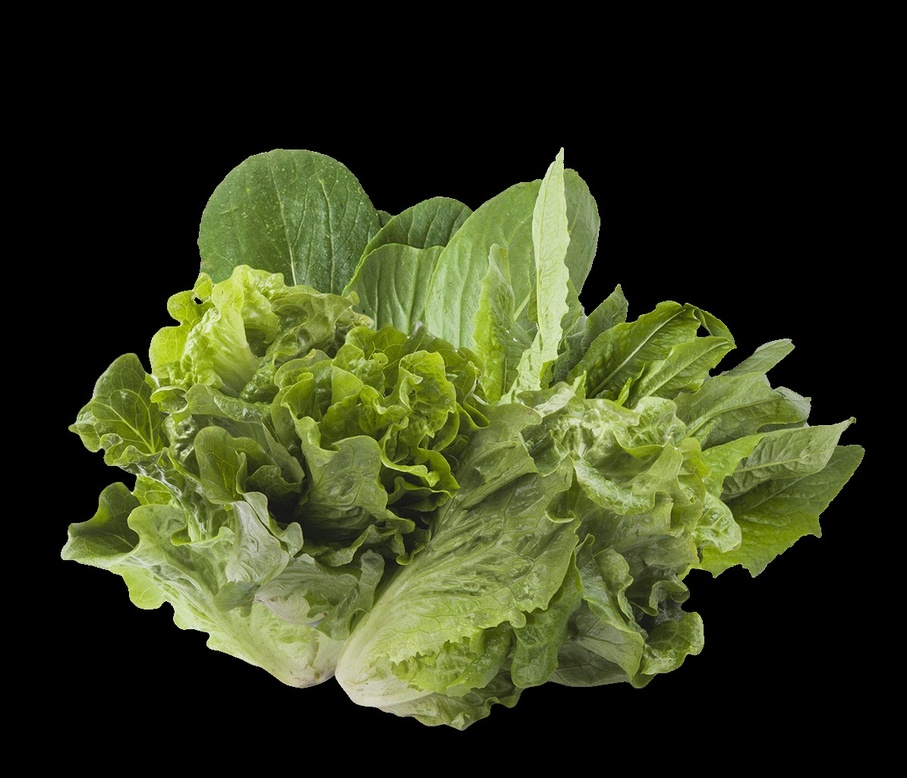
#> input picture panasonic_v1/assets/lettuce image_1336005.jpg, 907 x 778 px, shrunk from 1195 x 1025 before the run
$ python -i camera_script.py   (imports and definitions only)
#> lines starting #> are read from the running program, lines starting #| are printed output that depends on the picture; after the words box and inside, x2 and y2 are one past the last pixel; in counts of white or black regions, pixels touching at a corner belong together
import matplotlib.pyplot as plt
import itertools

from functools import reduce
import os
import numpy as np
import cv2
#from kmeans import kmeans_mass_function
from scipy.ndimage.filters import median_filter
from sklearn.cluster import KMeans
import time
import math

def kmeans_clustering(img, k=2):
    kmeans = KMeans(n_clusters=k).fit(img.flatten().reshape(-1, 1))
    cluster_centers = kmeans.cluster_centers_.squeeze(1)
    labels = kmeans.labels_
    labels = [cluster_centers[label] for label in labels]
    clustered_img = np.array(labels).reshape(img.shape)
    return clustered_img, cluster_centers, labels

def kmeans_mass_function(datapoints):
    kmeans_since = time.time()
    clustered_points, cluster_centers, labels = kmeans_clustering(datapoints)
    kmeans_duration = time.time() - kmeans_since
    print(f"Kmeans clustering ran for {kmeans_duration}s")

    gaussian_since = time.time()
    gaussian_datapoints_for_all_subset_clusters, cluster_set = convert_to_gaussian_for_all_subsets_in_clusters(datapoints, labels, cluster_centers)
    gaussian_conversion_duration = time.time() - gaussian_since
    print(f"Gaussian conversion ran for {gaussian_conversion_duration}s")
    #TODO: Do we really want to output the frame of discernment along with the mass function?
    return gaussian_datapoints_for_all_subset_clusters, cluster_set

def convert_to_gaussian_for_all_subsets_in_clusters(img, img_labels, clusters):
    '''
    Args:
        img: original image
        img_labels: image pixel elements are cluster index
        clusters: clusters of interest to convert to gaussian
    Returns:
        gaussian_img_for_all_subsets_windowed
        cluster_set: A.K.A frame of discernments
    '''
    # Combinations of cluster in clusters from i=1 to len(clusters)
    cluster_set = _set_combinations(clusters)

    # TODO: Is there a better way to index the clusters
    # img_labels = convert_labels2idx(img_labels, clusters)

    sigmas = {}
    means = {}
    gaussian_img_for_all_subsets = []
    for cs in cluster_set:
        gaussian_img, sigmas, means = convert_to_gaussian_for_subset(img.flatten().reshape(-1, 1), img_labels, cs, sigmas, means)
        gaussian_img_for_all_subsets.append(gaussian_img.reshape(img.shape))
    # TODO: separate window mean function?
    gaussian_img_for_all_subsets_windowed = [apply_window_mean(gaussian_img).reshape(-1, 1) for gaussian_img in gaussian_img_for_all_subsets]
    gaussian_img_for_all_subsets_windowed = np.stack(gaussian_img_for_all_subsets_windowed)
    return gaussian_img_for_all_subsets_windowed, cluster_set

def convert_to_gaussian_for_subset(img, img_labels, subset, sigmas, means):
    for s in subset:
        if sigmas.get(s) and means.get(s):
            mean = means.get(s)
            sigma = sigmas.get(s)
        else:
            img_s = get_pixels_from_img_with_index_s(img, img_labels, s)
            mean = np.mean(img_s)
            sigma = _standard_deviation(img_s, mean)
            means[s] = mean
            sigmas[s] = sigma
    means_for_compute = [means[s] for s in subset]
    sigmas_for_compute = [sigmas[s] for s in subset]
    img_gaussian = compute_gaussian_for_subset(img, means_for_compute, sigmas_for_compute)
    return img_gaussian, sigmas, means

def get_pixels_from_img_with_index_s(img, img_labels, idx):
    indices = np.where(img_labels != idx)
    pixels_with_index_s = np.delete(img, indices)
    return pixels_with_index_s

def compute_gaussian_for_subset(img, means, sigmas):
    subset_mean = np.mean(means)
    subset_sigma = np.max(sigmas)
    img_gaussian = gaussian_eqn(img, subset_mean, subset_sigma)
    return img_gaussian

def gaussian_eqn(datapoints, mean, sigma):
    gaussian = (1 / (sigma * math.sqrt(2 * math.pi))) * np.exp(-(datapoints - mean)**2 / (2*sigma**2))
    return gaussian

def apply_window_mean(img, window_size=3):
    offset = int((window_size - 1) / 2)
    H, W = img.shape
    H_prime, W_prime = H - 2*offset, W - 2*offset
    new_img = np.empty((H_prime, W_prime))
    for h in range(H_prime):
        for w in range(W_prime):
            window = img[h:h+window_size, w:w+window_size]
            new_img[h, w] = np.sum(window) / window.size
    return new_img

def _set_combinations(arr):
    all_subsets = []
    for i in range(1, len(arr)+1):
        all_subsets.extend(itertools.combinations(arr, i))
    return all_subsets

# [4 lines of commented-out code are left out]

def _standard_deviation(datapoints, mean):
    sigma = np.sqrt(np.mean((datapoints - mean)**2))
    return sigma
def _build_frame_intersections(frame_of_discernments, set_dict):
    frame_intersections = []
    null_intersections = []
    for idx, frame in enumerate(frame_of_discernments.keys()):
        intersections = []
        for key, val in set_dict.items():
            if not val:
                null_intersections.append(key)
            elif set(frame) == val:
                intersections.append(key)
        frame_intersections.append(intersections)
    return frame_intersections, null_intersections

def _compute_mass_values(mass_function, info_sources):
    '''
    Args:
        mass_function: function to apply to all information
        info_sources: list of information from different sources
    Returns:
        numpy array of dim (number_of_subsets_in_frame, amount_of_info, info_sources_channel)
    '''
    mass_values_for_all_sources = []
    for source in info_sources:
        mass_values, _ = mass_function(source)
        mass_values_for_all_sources.append(mass_values.squeeze(2))
    mass_values = np.stack(mass_values_for_all_sources).transpose([1, 2, 0])
    return mass_values

def _construct_set_dict_from(frame_set, size):
    subsets = list(frame_set.keys())
    frame_grid = {}
    for combination in itertools.product(subsets, repeat=size):
        intersection = reduce((lambda x, y: set(x) & set(y)), combination)
        frame_grid[combination] = intersection
    return frame_grid

def dempster_shafer(mass_function, info_sources, frame_of_discernments):
    '''
    Args:
        mass_function: function object to calculate mass
        info_sources: list of information sources, information should be flattened to 1-dim array
        frame_of_discernments: a dictionary of {tuple(subset): int(index)}
    Return:
        numpy array of dim (number_of_subsets_in_frame, info_amount)
    '''
    mass_values = _compute_mass_values(mass_function, info_sources)
    set_dict = _construct_set_dict_from(frame_of_discernments, len(info_sources))
    combined_mass_values = _ds_orthogonal_combinations(mass_values, frame_of_discernments, set_dict)
    return combined_mass_values
def _ds_orthogonal_combinations(mass_values, frame_of_discernments, set_dict):
    '''
    Based on Dempster's rule of combination
    Args:
        mass_values: numpy array of shape (number_of_subsets_in_frame, amount_of_info, info_sources_channel)
        frame_of_discernments: list of all possible subsets within frame
        set_dict: dictionary of {key: (set1, set2), value: set(intersection_set)}
    Returns:
        combined_mass_values: numpy array of shape (number_of_subsets_in_frame, amount_of_info)
    '''
    subset_frame_size, info_size, info_source_size = mass_values.shape
    combined_mass = np.empty((subset_frame_size, info_size))
    frame_intersections, null_intersections = _build_frame_intersections(frame_of_discernments, set_dict)

    # TODO: refactor this
    mass_conflicts = np.zeros((info_size))
    for set_pair in null_intersections:
        all_m = []
        for s in range(len(set_pair)):
            m = mass_values[frame_of_discernments[set_pair[s]], :, s]
            all_m.append(m)
        mass_conflict = reduce((lambda x, y: np.multiply(x, y)), all_m)
        mass_conflicts += mass_conflict
    normalization_factor = np.ones(info_size) / (np.ones(info_size) - mass_conflicts)

    for idx, set_pair_list in enumerate(frame_intersections):
        mass_supports = np.zeros((info_size))
        for set_pair in set_pair_list:
            all_m = []
            for s in range(len(set_pair)):
                m = mass_values[frame_of_discernments[set_pair[s]], :, s]
                all_m.append(m)
            mass_support = reduce((lambda x, y: np.multiply(x, y)), all_m)
            mass_supports += mass_support
        combined_mass[idx, :] = np.multiply(normalization_factor, mass_supports)

    return combined_mass

def dempster(image):
    img = cv2.imread(image)
#> img is the input picture: shape (778, 907, 3); mean B, G, R 28, 57.3, 50.7
    rgb_r, rgb_g, rgb_b = img[:, :, 2], img[:, :, 1], img[:, :, 0]
    hsv = cv2.cvtColor(img, cv2.COLOR_RGB2HSV)
#> hsv: shape (778, 907, 3); mean H, S, V 36.2, 63.2, 57.3
    lmy = cv2.cvtColor(img, cv2.COLOR_RGB2LAB)
#> lmy: shape (778, 907, 3); mean of channels 0, 1, 2 55.5, 117.4, 128.8
    xyz = cv2.cvtColor(img, cv2.COLOR_RGB2XYZ)
#> xyz: shape (778, 907, 3); mean of channels 0, 1, 2 41.2, 50.6, 55.6
    ycrcb = cv2.cvtColor(img, cv2.COLOR_RGB2YCrCb)
#> ycrcb: shape (778, 907, 3); mean of channels 0, 1, 2 47.8, 113.9, 129.7
    hls = cv2.cvtColor(img, cv2.COLOR_RGB2HLS)
#> hls: shape (778, 907, 3); mean of channels 0, 1, 2 36.2, 42.7, 50.4
    luv = cv2.cvtColor(img, cv2.COLOR_RGB2LUV)
#> luv: shape (778, 907, 3); mean of channels 0, 1, 2 55.3, 87.4, 138.7

    hsv_h, hsv_s, hsv_v = hsv[:, :, 0], hsv[:, :, 1], hsv[:, :, 2]
    lmy_l, lmy_m, lmy_y = lmy[:, :, 0], lmy[:, :, 1], lmy[:, :, 2]
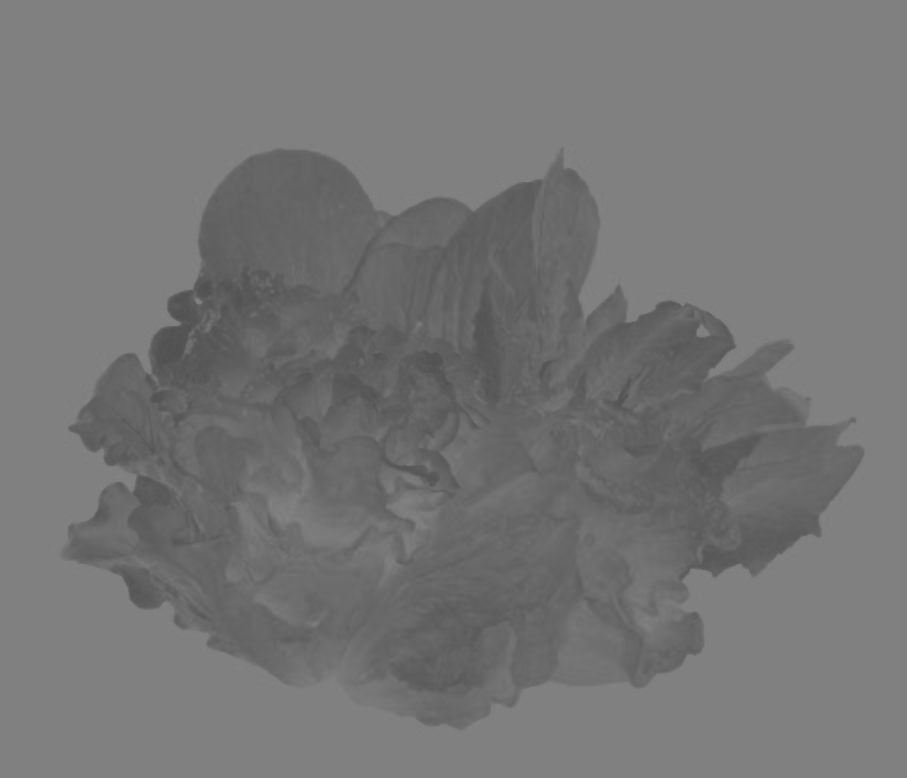
#> lmy_m: shape (778, 907); min 80, max 134, mean 117.4
    xyz_x, xyz_y, xyz_z = xyz[:, :, 0], xyz[:, :, 1], xyz[:, :, 2]
    ycrcb_y, ycrcb_cr, ycrcb_cb = ycrcb[:, :, 0], ycrcb[:, :, 1], ycrcb[:, :, 2]
    hls_h, hls_l, hls_s = hls[:, :, 0], hls[:, :, 1], hls[:, :, 2]
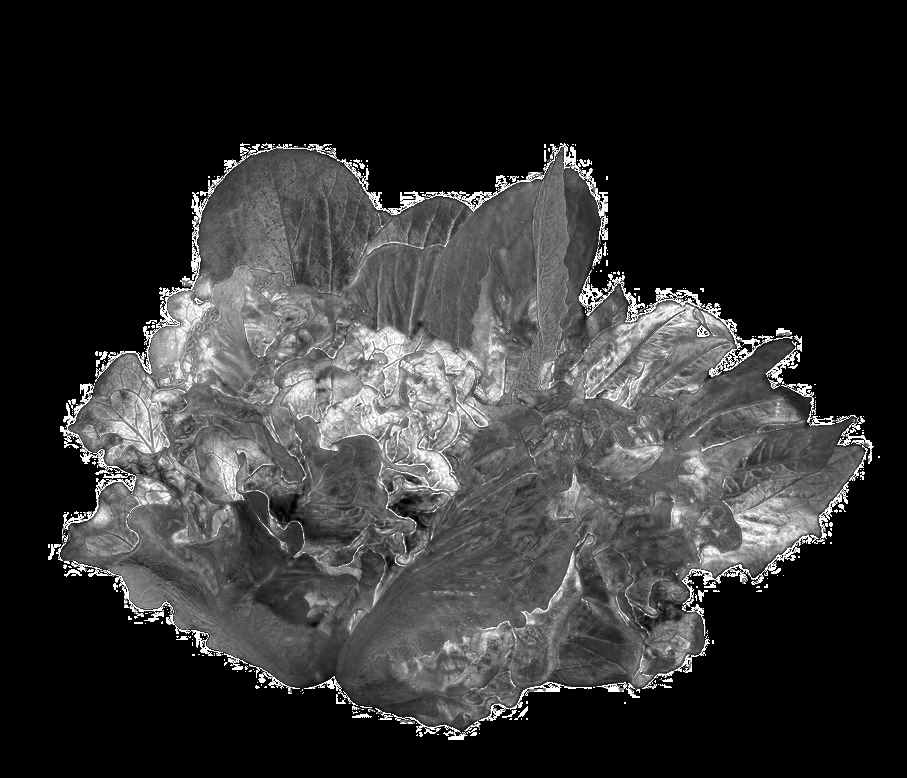
#> hls_s: shape (778, 907); min 0, max 255, mean 50.4
    luv_l, luv_u, luv_v = luv[:, :, 0], luv[:, :, 1], luv[:, :, 2]
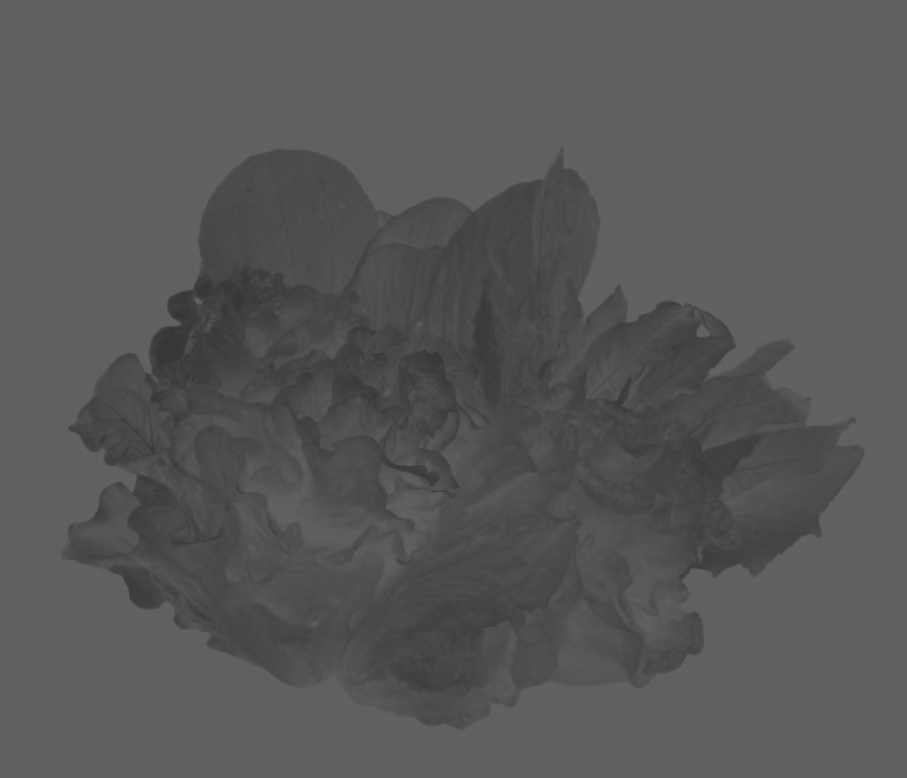
#> luv_u: shape (778, 907); min 53, max 98, mean 87.4
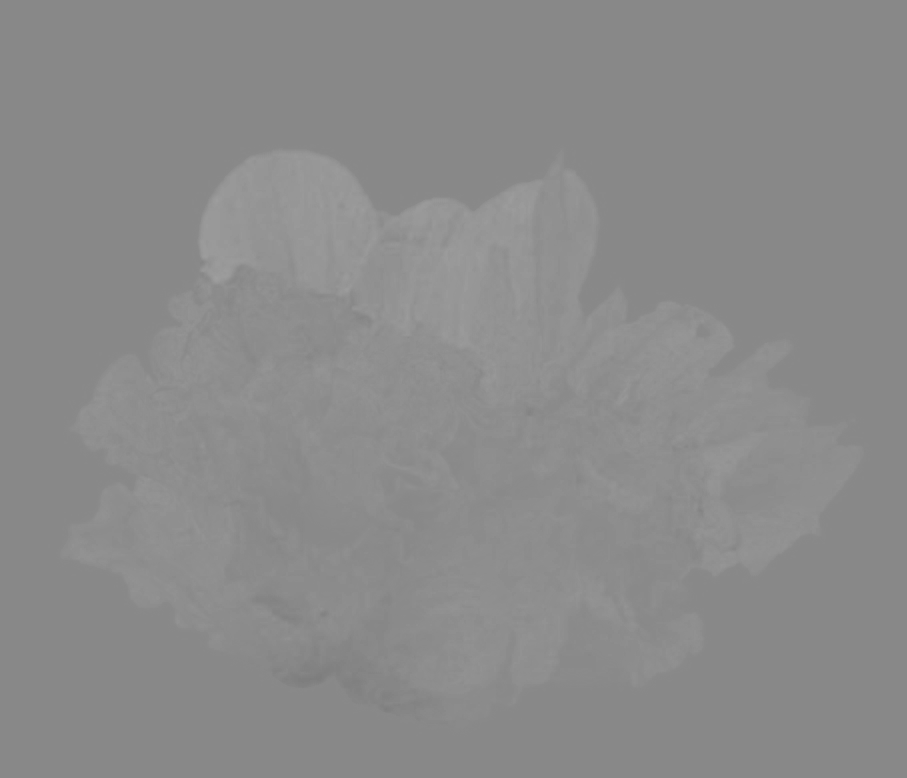
#> luv_v: shape (778, 907); min 125, max 159, mean 138.7
    color_dict = {'hsv_h':hsv_h, 'hsv_s':hsv_s, 'hsv_v':hsv_v,
             'rgb_r':rgb_r, 'rgb_g':rgb_g, 'rgb_b':rgb_b,
             'xyz_x':xyz_x, 'xyz_y':xyz_y, 'xyz_z':xyz_z,
             'ycrcb_y':ycrcb_y, 'ycrcb_cr':ycrcb_cr, 'ycrcb_cb':ycrcb_cb,
             'hls_h':hls_h, 'hls_l':hls_l, 'hls_s':hls_s,
             'luv_l':luv_l, 'luv_u':luv_u, 'luv_v':luv_v,
             'lmy_l':lmy_l, 'lmy_m':lmy_m, 'lmy_y':lmy_y,}
    frame_set = {(1,):0, (2,):1, (1, 2):2}
    combined_mass = dempster_shafer(kmeans_mass_function, [luv_l, lmy_y], frame_set)
#> the loop in _compute_mass_values, `for source in info_sources:` made 2 passes
#| Kmeans clustering ran for 0.19570708274841309s
#| Gaussian conversion ran for 3.9495885372161865s
#| Kmeans clustering ran for 0.13521432876586914s
#| Gaussian conversion ran for 3.9353060722351074s
#> pass 1, in kmeans_clustering, `clustered_img = np.array(labels).reshape(img.shape)`:
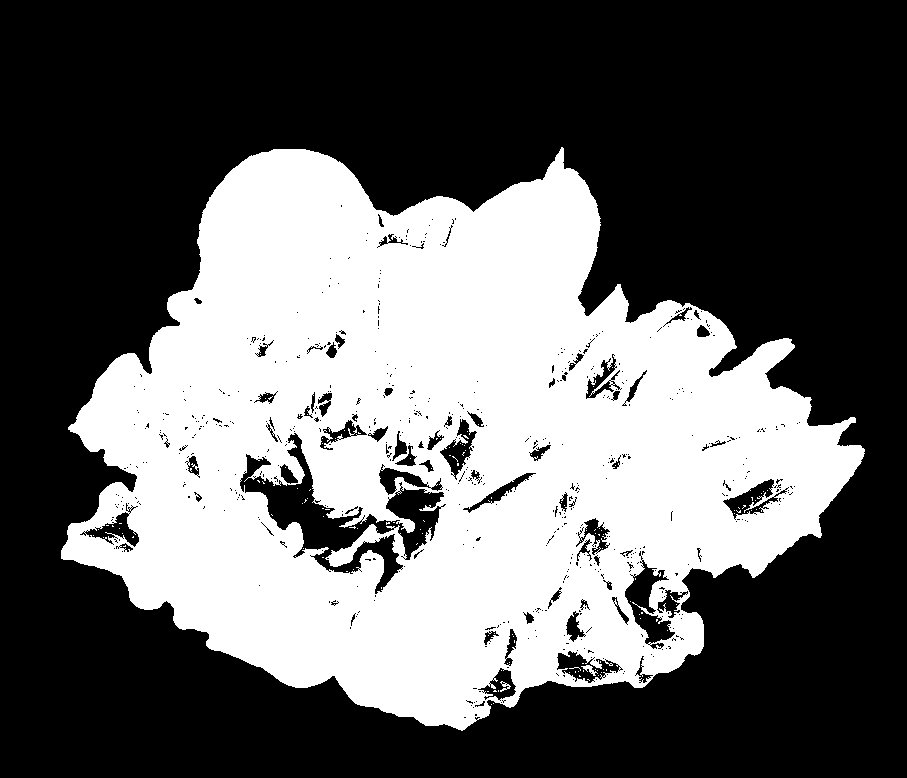
#> clustered_img: shape (778, 907) float64; values 2.92 (black) and 138.5 (white), 38.6% white; 133 white regions (130 under 20 px), largest, box (x1, y1, x2, y2) and area: (61, 147, 865, 731) 272187, (581, 665, 598, 676) 68, (500, 681, 511, 692) 48
#> after the loop in _compute_mass_values, `for source in info_sources:`: mass_values_for_all_sources = 2 items
#> in dempster_shafer, `set_dict = _construct_set_dict_from(frame_of_discernments, len(info_so..`: set_dict = 9 items
#> the loop in _build_frame_intersections, `for idx, frame in enumerate(frame_of_discernments.keys()):` made 3 passes
#> frame on passes 1 to 3: (1,), (2,), (1, 2)
#> after the loop in _build_frame_intersections, `for idx, frame in enumerate(frame_of_discernments.keys()):`: frame_intersections = 3 items; null_intersections = [((1,), (2,)), ((2,), (1,)), ((1,), (2,)), ((2,), (1,)), ((1,), (2,)), ((2,), (1,))]
#> in _ds_orthogonal_combinations, `frame_intersections, null_intersections = _build_frame_intersections(f..`: frame_intersections = 3 items
#> the loop in _ds_orthogonal_combinations, `for set_pair in null_intersections:` made 6 passes
#> set_pair on passes 1 to 6: ((1,), (2,)), ((2,), (1,)), ((1,), (2,)), ((2,), (1,)), ((1,), (2,)), ((2,), (1,))
#> the loop in _ds_orthogonal_combinations, `for idx, set_pair_list in enumerate(frame_intersections):` made 3 passes
#> set_pair_list on passes 1 to 3: [((1,), (1,)), ((1,), (1, 2)), ((1, 2), (1,))], [((2,), (2,)), ((2,), (1, 2)), ((1, 2), (2,))], [((1, 2), (1, 2))]
    combined_mass_argmax = np.argmax(combined_mass, axis=0)
    #print(combined_mass_argmax)
    h, w = hsv_h.shape
#> h = 778; w = 907
    output_img = combined_mass_argmax.reshape((h-2, w-2))
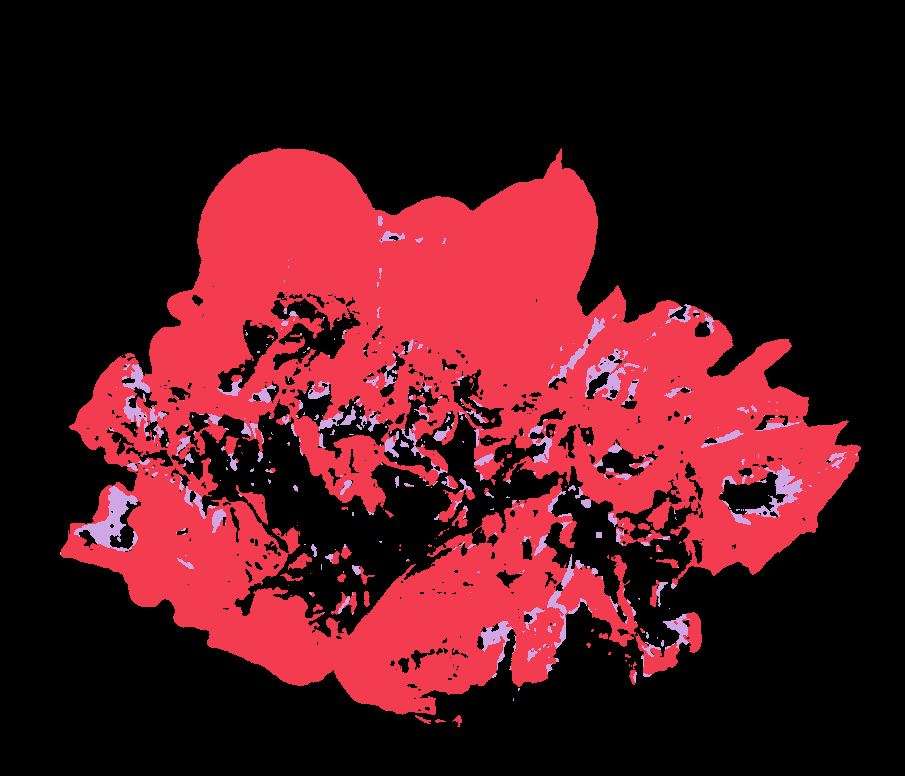
#> output_img: shape (776, 905) int64; 3 distinct labels, from 0 to 2; one colour per label, 0 black
    #imsave("demp_img/"+ str(i) + "_demp.png",output_img)
    #display_img(np.load("dempster_img.npy"))
    plt.axis('off')
    plt.imshow(output_img)
    plt.savefig("bdempster_", bbox_inches='tight', pad_inches=0)
    #plt.show()
    return "bdempster_"+".png"
# [105 lines left out: functions hsv_custom_range_threshold, rgb_custom_range_threshold, pseudo_surface_area, color_analysis, run_image_processing_workflow2, not called in this run]
#run_image_processing_workflow2("test_img.jpeg")

>>> result = dempster('panasonic_v1/assets/lettuce image_1336005.jpg')
